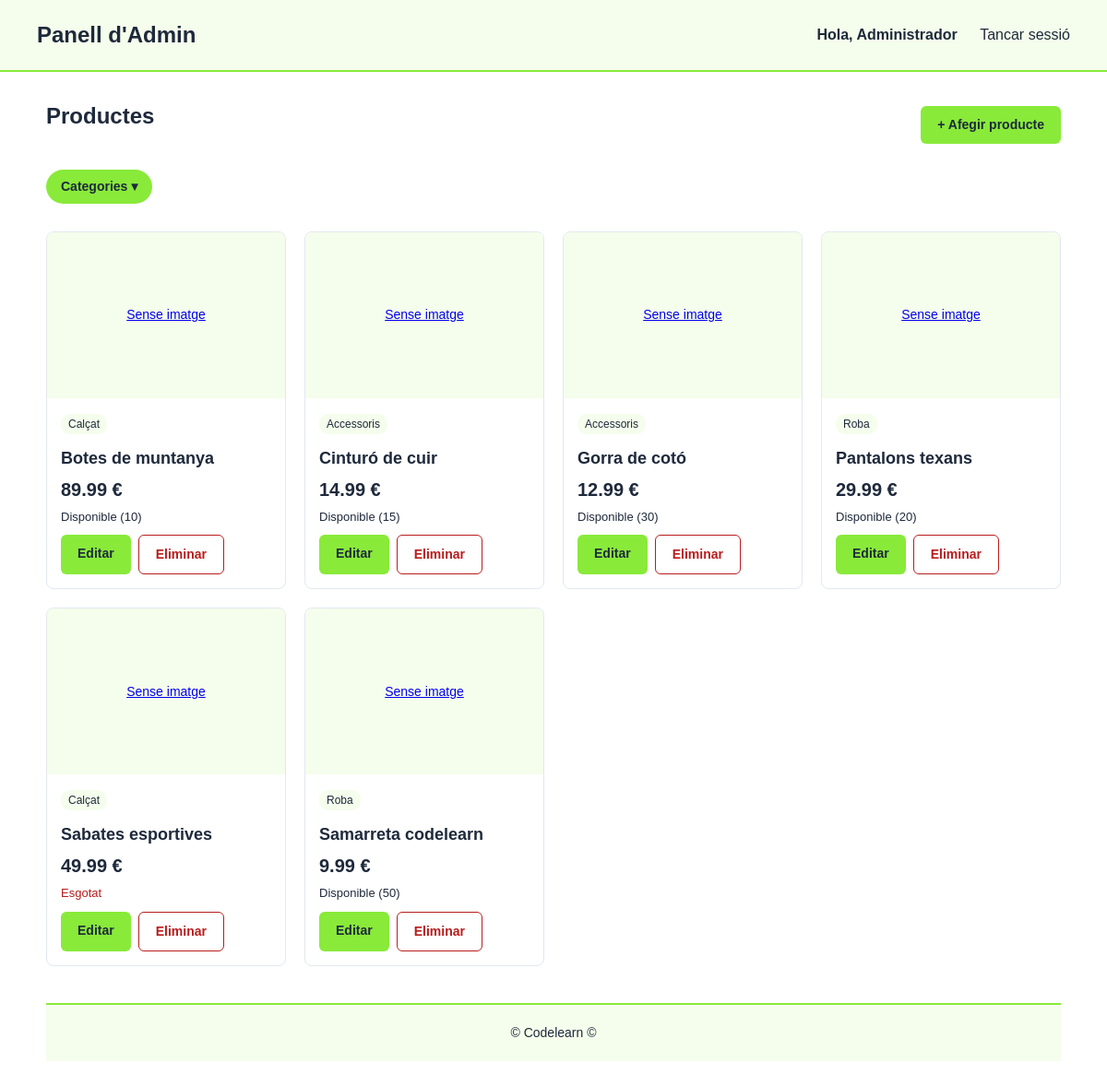
/admin/index.php (signed in), run on the app's committed database.
### tables this page shows
CREATE TABLE productes (
    id           INT AUTO_INCREMENT PRIMARY KEY,
    nom          VARCHAR(200)   NOT NULL,
    descripcio   TEXT,
    preu         DECIMAL(10,2)  NOT NULL,
    estoc        INT            NOT NULL DEFAULT 0,
    imatge       VARCHAR(255),
    categoria_id INT,
    creat_a      TIMESTAMP DEFAULT CURRENT_TIMESTAMP,
    FOREIGN KEY (categoria_id) REFERENCES categories(id) ON DELETE SET NULL
);

CREATE TABLE categories (
    id  INT AUTO_INCREMENT PRIMARY KEY,
    nom VARCHAR(100) NOT NULL
);

### admin/index.php (the view, shortened to what this page needs)
<?php
require_once '../includes/db.php';
$sql = "SELECT p.*, c.nom AS categoria_nom
        FROM productes p
        LEFT JOIN categories c ON p.categoria_id = c.id";
$params = [];
$sql .= " ORDER BY p.nom ASC";
$stmt = $pdo->prepare($sql);
$stmt->execute($params);
$productes = $stmt->fetchAll();
require_once '../includes/header.php';
?>
<div class="admin-barra">
    <h2>Productes</h2>
    <a href="nou_producte.php" class="boto boto-nou">+ Afegir producte</a>
</div>
<section class="filtres">
    <details class="desplegable-categories">
        <summary>Categories ▾</summary>
    </details>
</section>
<section class="productes-graella">
    <?php if (empty($productes)): ?>
        <p class="missatge-buit">No hi ha productes. <a href="nou_producte.php">Afegeix el primer!</a></p>
    <?php else: ?>
        <?php foreach ($productes as $producte): ?>
            <article class="producte-targeta">
                <a href="editar_producte.php?id=<?= $producte['id'] ?>" class="producte-imatge">
                    <?php if ($producte['imatge']): ?>
                        <img src="../uploads/<?= htmlspecialchars($producte['imatge']) ?>"
                             alt="<?= htmlspecialchars($producte['nom']) ?>">
                    <?php else: ?>
                        <div class="imatge-buida">Sense imatge</div>
                    <?php endif; ?>
                </a>
                <div class="producte-info">
                    <span class="categoria"><?= htmlspecialchars($producte['categoria_nom'] ?? 'Sense categoria') ?></span>
                    <h2><?= htmlspecialchars($producte['nom']) ?></h2>
                    <p class="preu"><?= number_format($producte['preu'], 2) ?> €</p>
                    <?php if ($producte['estoc'] > 0): ?>
                        <span class="estoc disponible">Disponible (<?= $producte['estoc'] ?>)</span>
                    <?php else: ?>
                        <span class="estoc esgotat">Esgotat</span>
                    <?php endif; ?>
                    <div class="admin-accions">
                        <a href="editar_producte.php?id=<?= $producte['id'] ?>" class="boto boto-editar">
                            Editar
                        </a>
                        <a href="eliminar_producte.php?id=<?= $producte['id'] ?>"
                           class="boto boto-eliminar"
                           onclick="return confirm('Segur que vols eliminar aquest producte?')">
                            Eliminar
                        </a>
                    </div>
                </div>
            </article>
        <?php endforeach; ?>
    <?php endif; ?>
</section>
<?php require_once '../includes/footer.php'; ?>

### css/estils.css (style rules this page uses)
body { background-color: #fff; color: #1e293b; font-family: Arial, sans-serif; margin: 0; line-height: 1.5; }
h2 { margin-top: 0; }
.filtres { margin-bottom: 30px; display: flex; justify-content: space-between; align-items: center; gap: 10px; }
.desplegable-categories { position: relative; }
.desplegable-categories summary { list-style: none; cursor: pointer; background-color: #89ea3a; color: #1e293b; padding: 8px 16px; border-radius: 20px; font-size: 14px; font-weight: bold; }
.productes-graella { display: grid; grid-template-columns: repeat(auto-fill, minmax(240px, 1fr)); gap: 20px; }
.producte-targeta { border: 1px solid #e2e8f0; border-radius: 8px; overflow: hidden; }
.producte-imatge { display: block; }
.producte-targeta img, .imatge-buida { width: 100%; height: 180px; object-fit: cover; display: block; }
.imatge-buida { background-color: #f5fdec; display: flex; align-items: center; justify-content: center; font-size: 14px; }
.producte-info { padding: 15px; }
.producte-info h2 { font-size: 18px; margin: 5px 0; }
.categoria { display: inline-block; background-color: #f5fdec; font-size: 12px; padding: 2px 8px; border-radius: 10px; margin-bottom: 8px; }
.preu { font-size: 20px; font-weight: bold; margin: 5px 0; }
.estoc { display: block; font-size: 13px; margin-bottom: 10px; }
.estoc.esgotat { color: #b91c1c; }
.boto { display: inline-block; background-color: #89ea3a; color: #1e293b; padding: 10px 18px; border: none; border-radius: 6px; text-decoration: none; font-size: 14px; font-weight: bold; cursor: pointer; }
.boto-eliminar { background-color: #fff; color: #b91c1c; border: 1px solid #b91c1c; }
.admin-barra { display: flex; justify-content: space-between; align-items: center; margin-bottom: 20px; }
.admin-accions { display: flex; gap: 8px; margin-top: 10px; }

### data on the page
productes: shows "Sense imatge", categoria.nom "Calçat", nom "Botes de muntanya", preu "89.99", estoc "10"
productes: shows "Sense imatge", categoria.nom "Accessoris", nom "Cinturó de cuir", preu "14.99", estoc "15"
productes: shows "Sense imatge", categoria.nom "Accessoris", nom "Gorra de cotó", preu "12.99", estoc "30"
productes: shows "Sense imatge", categoria.nom "Roba", nom "Pantalons texans", preu "29.99", estoc "20"
productes: shows "Sense imatge", categoria.nom "Calçat", nom "Sabates esportives", preu "49.99", estoc "Esgotat"
productes: shows "Sense imatge", categoria.nom "Roba", nom "Samarreta codelearn", preu "9.99", estoc "50"

### other printed values
$titol "Panell d'Admin"
$_SESSION['nom'] "Administrador"
